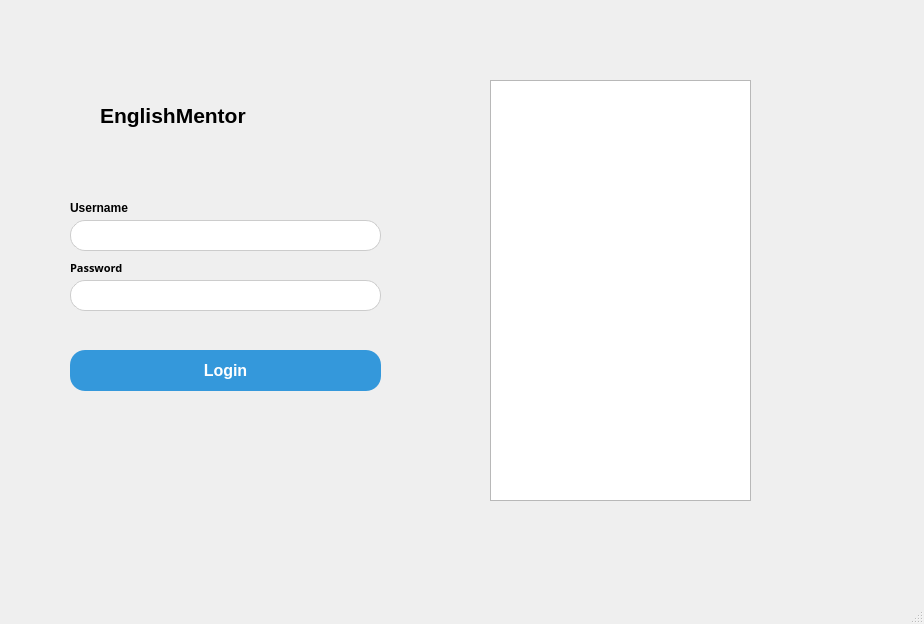
<?xml version="1.0" encoding="UTF-8"?>
<ui version="4.0">
 <class>MainWindow</class>
 <widget class="QMainWindow" name="MainWindow">
  <property name="geometry">
   <rect>
    <x>0</x>
    <y>0</y>
    <width>924</width>
    <height>624</height>
   </rect>
  </property>
  <property name="windowTitle">
   <string>MainWindow</string>
  </property>
  <widget class="QWidget" name="centralwidget">
   <widget class="QLineEdit" name="lineEdit">
    <property name="geometry">
     <rect>
      <x>70</x>
      <y>220</y>
      <width>311</width>
      <height>31</height>
     </rect>
    </property>
    <property name="styleSheet">
     <string notr="true">QLineEdit#lineEdit {
    background-color: #ffffff;  /* Set background color */
    border: 1px solid #cccccc;
    border-radius: 15px;  /* Adjust the radius for rounded corners */
	padding-left:5px;
}

QLineEdit#lineEdit:focus{
 border: 2px solid #27ae60;  /* Border color when focused */
}</string>
    </property>
    <property name="text">
     <string/>
    </property>
   </widget>
   <widget class="QLineEdit" name="lineEdit_2">
    <property name="geometry">
     <rect>
      <x>70</x>
      <y>280</y>
      <width>311</width>
      <height>31</height>
     </rect>
    </property>
    <property name="styleSheet">
     <string notr="true">QLineEdit#lineEdit_2 {
    background-color: #ffffff;  /* Set background color */
    border: 1px solid #cccccc;
    border-radius: 15px;  /* Adjust the radius for rounded corners */
	padding-left:5px;
}

QLineEdit#lineEdit_2:focus{
 border: 2px solid #27ae60;  /* Border color when focused */
}</string>
    </property>
    <property name="echoMode">
     <enum>QLineEdit::Password</enum>
    </property>
   </widget>
   <widget class="QLabel" name="label">
    <property name="geometry">
     <rect>
      <x>70</x>
      <y>200</y>
      <width>71</width>
      <height>16</height>
     </rect>
    </property>
    <property name="font">
     <font>
      <weight>75</weight>
      <bold>true</bold>
     </font>
    </property>
    <property name="text">
     <string>Username</string>
    </property>
   </widget>
   <widget class="QLabel" name="label_2">
    <property name="geometry">
     <rect>
      <x>70</x>
      <y>260</y>
      <width>71</width>
      <height>16</height>
     </rect>
    </property>
    <property name="font">
     <font>
      <family>Poppins</family>
      <pointsize>8</pointsize>
      <weight>75</weight>
      <italic>false</italic>
      <bold>true</bold>
     </font>
    </property>
    <property name="styleSheet">
     <string notr="true"/>
    </property>
    <property name="text">
     <string>Password</string>
    </property>
   </widget>
   <widget class="QPushButton" name="pushButton">
    <property name="geometry">
     <rect>
      <x>70</x>
      <y>350</y>
      <width>311</width>
      <height>41</height>
     </rect>
    </property>
    <property name="styleSheet">
     <string notr="true">QPushButton {
    background-color: #3498db;
    color: white;
    border: none;
    border-radius: 15px;
    padding: 10px 20px;
    font-size: 16px;
    font-weight: bold;
    text-align: center;
    text-decoration: none;
    display: inline-block;
    transition: background-color 0.3s, transform 0.2s;
}

QPushButton:hover {
    background-color: #2980b9;
    transform: scale(1.05);
}

QPushButton:pressed {
    background-color: #21618c;
    transform: scale(0.95);
}

</string>
    </property>
    <property name="text">
     <string>Login</string>
    </property>
   </widget>
   <widget class="BlurredGraphicsView" name="graphicsView">
    <property name="geometry">
     <rect>
      <x>490</x>
      <y>80</y>
      <width>261</width>
      <height>421</height>
     </rect>
    </property>
    <property name="styleSheet">
     <string notr="true">BlurredGraphicsView{
rgba(255, 242, 56, 10)
}</string>
    </property>
   </widget>
   <widget class="QLabel" name="label_3">
    <property name="geometry">
     <rect>
      <x>100</x>
      <y>90</y>
      <width>201</width>
      <height>51</height>
     </rect>
    </property>
    <property name="font">
     <font>
      <pointsize>16</pointsize>
      <weight>75</weight>
      <bold>true</bold>
     </font>
    </property>
    <property name="text">
     <string>EnglishMentor</string>
    </property>
    <property name="scaledContents">
     <bool>false</bool>
    </property>
   </widget>
  </widget>
  <widget class="QStatusBar" name="statusbar"/>
 </widget>
 <customwidgets>
  <customwidget>
   <class>BlurredGraphicsView</class>
   <extends>QGraphicsView</extends>
   <header>blurredgraphicsview.h</header>
  </customwidget>
 </customwidgets>
 <resources>
  <include location="assets.qrc"/>
 </resources>
 <connections/>
</ui>
